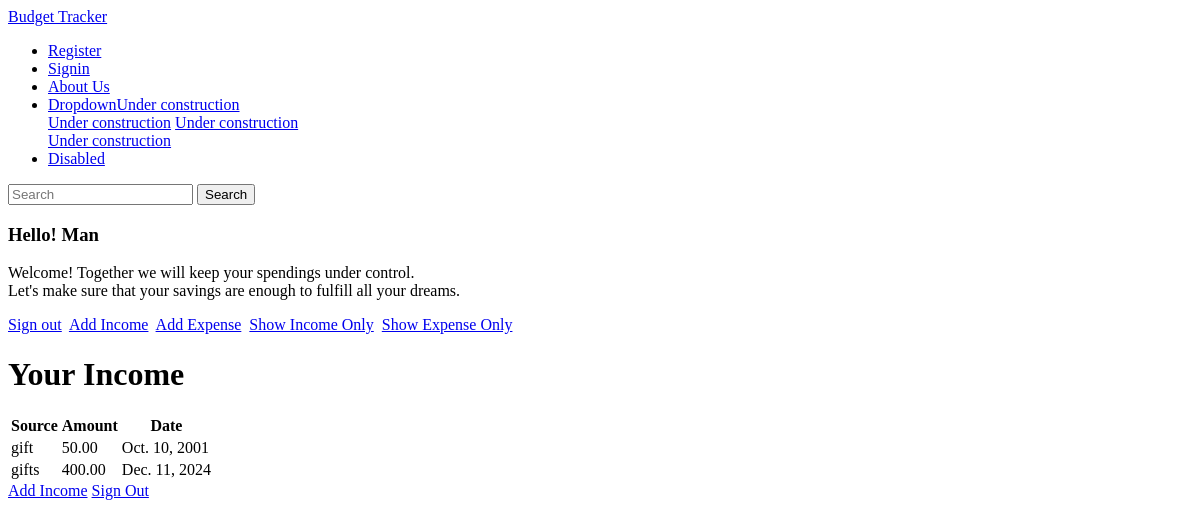
/income_list (signed in), run on an earlier commit of the app's database.
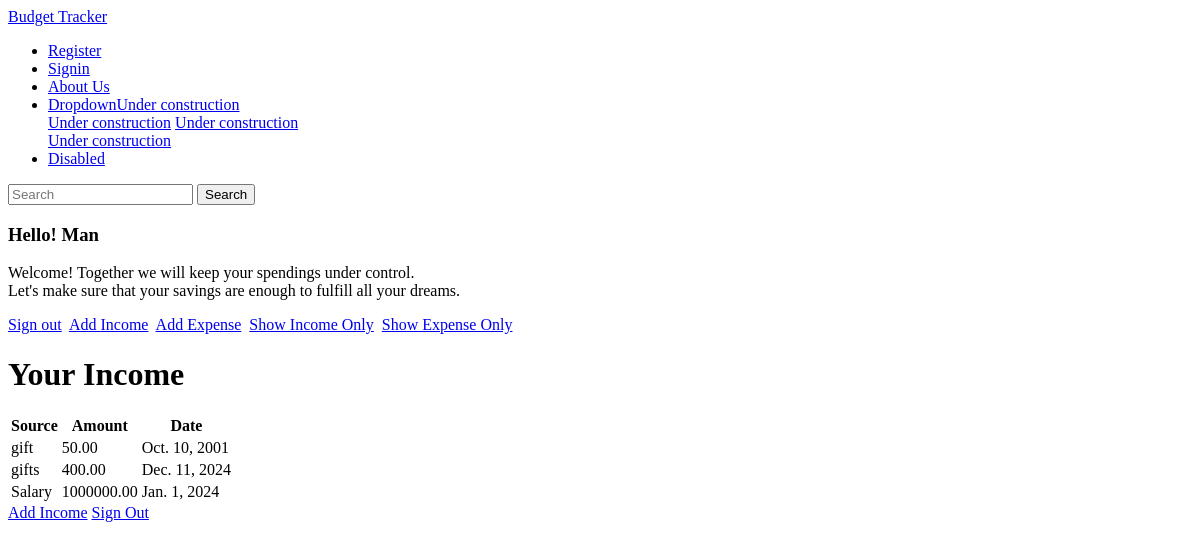
And on a later commit of the database.
### home/models.py (models this page shows, shortened)
class Income(models.Model):
    user = models.ForeignKey(User, on_delete=models.CASCADE)
    amount = models.DecimalField(max_digits=10, decimal_places=2)
    source=models.CharField(max_length=50)
    date = models.DateField()

### home/views.py (the view)
# urls.py: path('income_list', user_views.income_list, name='income_list'),
@login_required(login_url='signin')
def income_list(request):
    incomes = Income.objects.filter(user=request.user)
    return render(request, 'income_list.html', {'incomes': incomes})

### templates/pages/income_list.html
{% extends 'index.html'%}
{% block income %}
    <div>
    <h1>Your Income</h1>
    <table>
        <tr>
            <th>Source</th>
            <th>Amount</th>
            <th>Date</th>
        </tr>
        {% for inc in incomes %}
        <tr>
            <td>{{ inc.source }}</td>
            <td>{{ inc.amount }}</td>
            <td>{{ inc.date }}</td>
        </tr>
        {% empty %}
        <tr>
            <td colspan="3">No income recorded.</td>
        </tr>
        {% endfor %}
    </table>
    <a href="{% url 'add_income' %}">Add Income</a>
    <a href="{% url 'signout' %}">Sign Out</a>
</div>
{% endblock %}

### templates/index.html (shortened to what this page needs)
{% extends 'base.html' %}
{% block welcome %}
{% if user.is_authenticated %}
<h3>Hello! {{user.username}}</h3>
<p> Welcome! Together we will keep your spendings under control.<br>
    Let's make sure that your savings are enough to fulfill all your dreams.
</p>
  <a href="{% url 'signout' %}">Sign out</a>&nbsp;
<span>
    <a class="nav-link"  href="{% url 'add_income' %}">Add Income</a>&nbsp;
    <a class="nav-link"  href="{% url 'add_expense' %}">Add Expense</a>&nbsp;
    <a class="nav-link"  href="{% url 'income_list' %}">Show Income Only</a>&nbsp;
    <a class="nav-link"  href="{% url 'expense_list' %}">Show Expense Only</a>&nbsp;
</span>
{% else %}
<p>Hey!It seems you have not signed in. Please signin or if you are a new user then register. </p>
  <a href="{% url 'signin' %}">Signin</a>
  &nbsp;&nbsp;
  <a href="{% url 'register' %}">Register</a>
{% endif %}
<div>
{% block income %}
{% endblock %}
</div>
{% endblock %}

### templates/base.html (shortened to what this page needs)
<!DOCTYPE html>
<html>
<head>
</head>
<body>
    <nav class="navbar navbar-expand-lg navbar-light bg-light">
        <a class="navbar-brand" href="#">Budget Tracker</a>
        <div class="collapse navbar-collapse" id="navbarSupportedContent">
          <ul class="navbar-nav mr-auto">
            <li class="nav-item active">
              <a class="nav-link"  href="{% url 'register' %}">Register</a>
            </li>
            <li class="nav-item">
              <a class="nav-link" href="{% url 'signin' %}">Signin</a>
            </li>
            <li class="nav-item">
              <a class="nav-link" href="{% url 'aboutpage' %}">About Us</a>
            </li>
            <li class="nav-item dropdown">
              <a class="nav-link dropdown-toggle" href="#" id="navbarDropdown" role="button" data-toggle="dropdown" aria-haspopup="true" aria-expanded="false">
                DropdownUnder construction
              </a>
              <div class="dropdown-menu" aria-labelledby="navbarDropdown">
                <a class="dropdown-item" href="#">Under construction</a>
                <a class="dropdown-item" href="#">Under construction</a>
                <a class="dropdown-item" href="#">Under construction</a>
              </div>
            </li>
            <li class="nav-item">
              <a class="nav-link disabled" href="#">Disabled</a>
            </li>
          </ul>
          <form class="form-inline my-2 my-lg-0">
            <input class="form-control mr-sm-2" type="search" placeholder="Search" aria-label="Search">
            <button class="btn btn-outline-success my-2 my-sm-0" type="submit">Search</button>
          </form>
        </div>
      </nav>
<body>
{% block welcome %}
{% endblock %}
</body>
</html>

What changed in the data, as far as the page shows it:
added Income: source "Salary", amount "1000000.00", date "Jan. 1, 2024"
